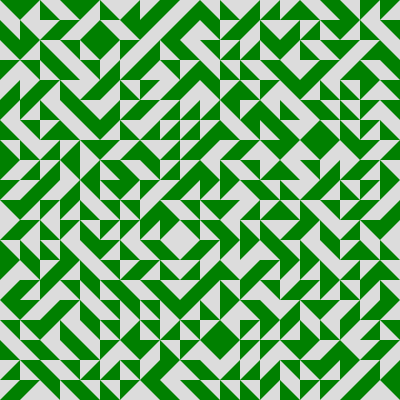
Frame 1 (no input)
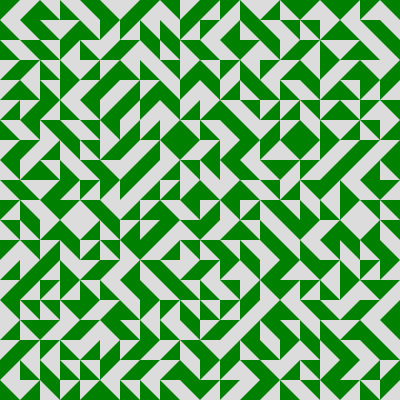
Frame 2 (the mouse pressed at the canvas centre, redrawn once)

The p5.js sketch that drew these frames (run headless with seeded random() and noise() and a simulated clock; the mouse was pressed at the canvas centre and the sketch redrawn once):

// p5.js sketch
// ── sketch.js
let circlesCount = 20;
let canvasWidth = 400;
let canvasHeight = 400;

let spacing = canvasHeight / circlesCount;
let offset = 10;

function setup() {
    createCanvas(canvasWidth, canvasHeight);
    noLoop();

    fill('green')
    noStroke();

    angleMode(DEGREES);
}

function draw() {
    background(220);

    for (let i = 0; i < circlesCount; i++) {
        for(let j = 0; j < circlesCount; j++) {
            push();
            translate(i * spacing + offset, j * spacing + offset);
            let rotaition = random([0, 90, 180, 270]);
            rotate(rotaition);

            triangle(
                10, // x1
                10, // y1

                -10, // x1
                -10, // y1

                -10, // x1
                10, // y1
                );
                pop();
        }
    }
}
